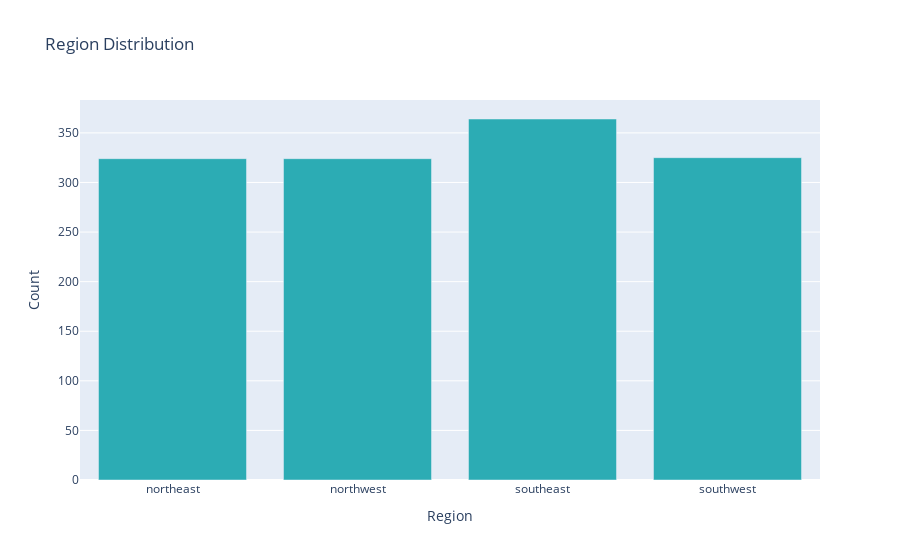

Source (notebook cell):
### Code cell
region_counts = healthins_df.groupby(["region"]).size().reset_index(name="count")

region_order = (
    region_counts.groupby("region")["count"].sum()
    .sort_values(ascending=False)
    .index.tolist()
)

fig = px.bar(
    region_counts,
    x="region",
    y="count",
    # color="subscription",
    # barmode="group",  
    # text="count",      # show counts on bars
    #category_orders={"region": marital_order}, 
    title="Region Distribution",
    color_discrete_sequence=['#2cacb4']    
)

# Axis labels
fig.update_layout(
    xaxis_title="Region",
    yaxis_title="Count"
)

fig.write_image("images/region.png")
fig.show()

### Figure 1 — Plotly figure (JSON) as saved in the notebook; plotly's stock layout.template omitted (floating-point values rounded to 4 significant figures)
{"data": [{"alignmentgroup": "True", "hovertemplate": "region=%{x}<br>count=%{y}<extra></extra>", "legendgroup": "", "marker": {"color": "#2cacb4", "pattern": {"shape": ""}}, "name": "", "offsetgroup": "", "orientation": "v", "showlegend": false, "textposition": "auto", "type": "bar", "x": ["northeast", "northwest", "southeast", "southwest"], "xaxis": "x", "y": [324, 324, 364, 325], "yaxis": "y"}], "layout": {"autosize": true, "barmode": "relative", "legend": {"tracegroupgap": 0}, "title": {"text": "Region Distribution"}, "xaxis": {"anchor": "y", "autorange": true, "domain": [0, 1], "range": [-0.5, 3.5], "title": {"text": "Region"}, "type": "category"}, "yaxis": {"anchor": "x", "autorange": true, "domain": [0, 1], "range": [0, 383.2], "title": {"text": "Count"}, "type": "linear"}}}
